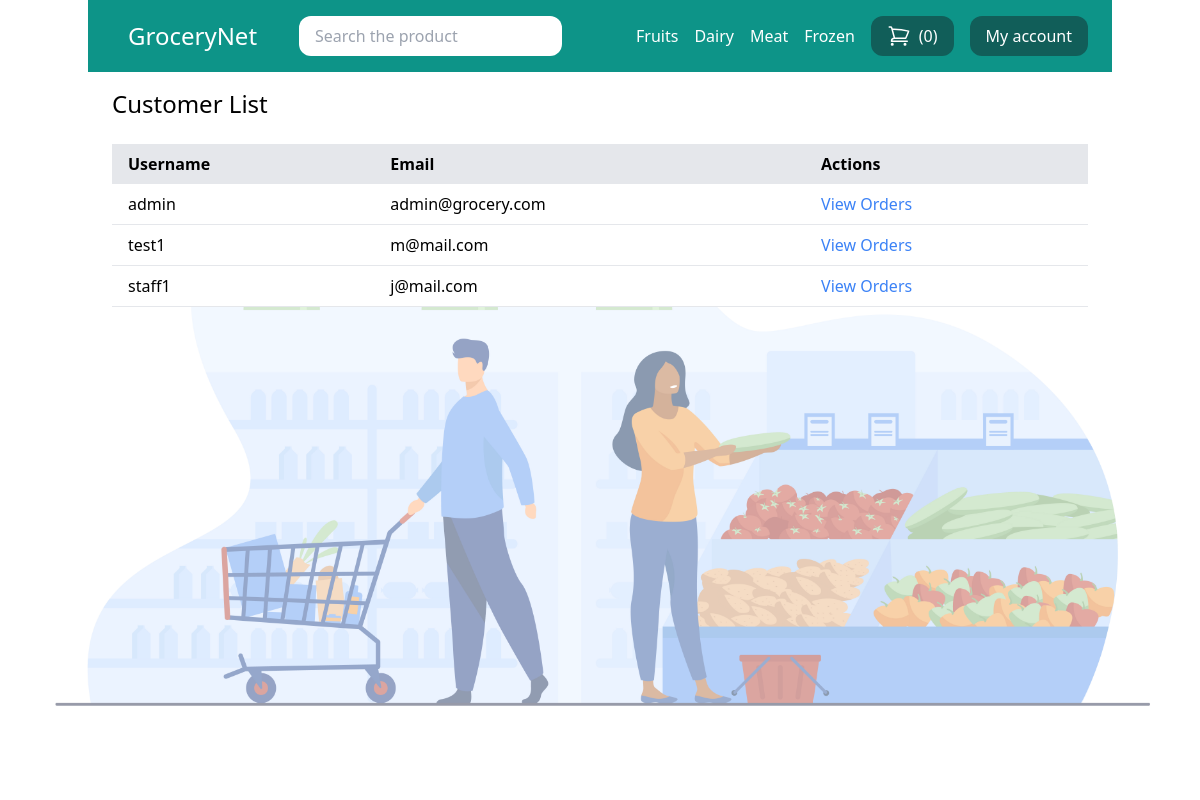
Page /customer-list/ (signed in) on the committed database.
### store/models.py (models this page shows, shortened)
class Category(models.Model):
    title = models.CharField(max_length=50)
    slug = models.SlugField(max_length=50)
    class Meta:
        verbose_name_plural = 'Categories' # 관리사이트의 모델 표기방법 변경

### userprofile/views.py (the view)
# urls.py: path('customer-list/', views.customer_list, name='customer_list'),
@login_required
def customer_list(request):
    customers = User.objects.all()
    return render(request, 'userprofile/customer_list.html', {
        'customers': customers
    })

### store/cart.py (called while the page is built)
    def __len__(self):
        return sum(item['quantity'] for item in self.cart.values())

### store/context_processors.py (called while the page is built)
def cart(request):
    return {'cart': Cart(request)}

### store/templatetags/menu.py (called while the page is built)
@register.inclusion_tag('core/menu.html')
def menu():
    categories = Category.objects.all()
    return {'categories': categories}

### userprofile/templates/userprofile/customer_list.html (shortened to what this page needs)
{% extends "core/base.html" %}
{% block content %}
    <h1 class="text-2xl">Customer List</h1>
    <div class="mt-6">
        <table class="min-w-full bg-white">
            <thead class="bg-gray-200">
                <tr>
                    <th class="py-2 px-4 text-left">Username</th>
                    <th class="py-2 px-4 text-left">Email</th>
                    <th class="py-2 px-4 text-left">Actions</th>
                </tr>
            </thead>
            <tbody>
                {% for customer in customers %}
                <tr class="border-b">
                    <td class="py-2 px-4">{{ customer.username }}</td>
                    <td class="py-2 px-4">{{ customer.email }}</td>
                    <td class="py-2 px-4">
                        <a href="{% url 'customer_orders' customer.id %}" class="text-blue-500">View Orders</a>
                    </td>
                </tr>
                {% endfor %}
            </tbody>
        </table>
    </div>
{% endblock %}

### core/templates/core/menu.html (shortened to what this page needs)
{% for category in categories %}
    <a href="{% url "category_detail" category.slug %}" class="text-white">{{ category.title }}</a>
{% endfor %}

### rows in the picture
Category: title "Fruits"
Category: title "Dairy"
Category: title "Meat"
Category: title "Frozen"

### other values in the picture
{{ cart|length }} "0"
{{ customer.username }} "admin"
{{ customer.email }} "admin@grocery.com"
{{ customer.username }} "test1"
{{ customer.email }} "m@mail.com"
{{ customer.username }} "staff1"
{{ customer.email }} "j@mail.com"
